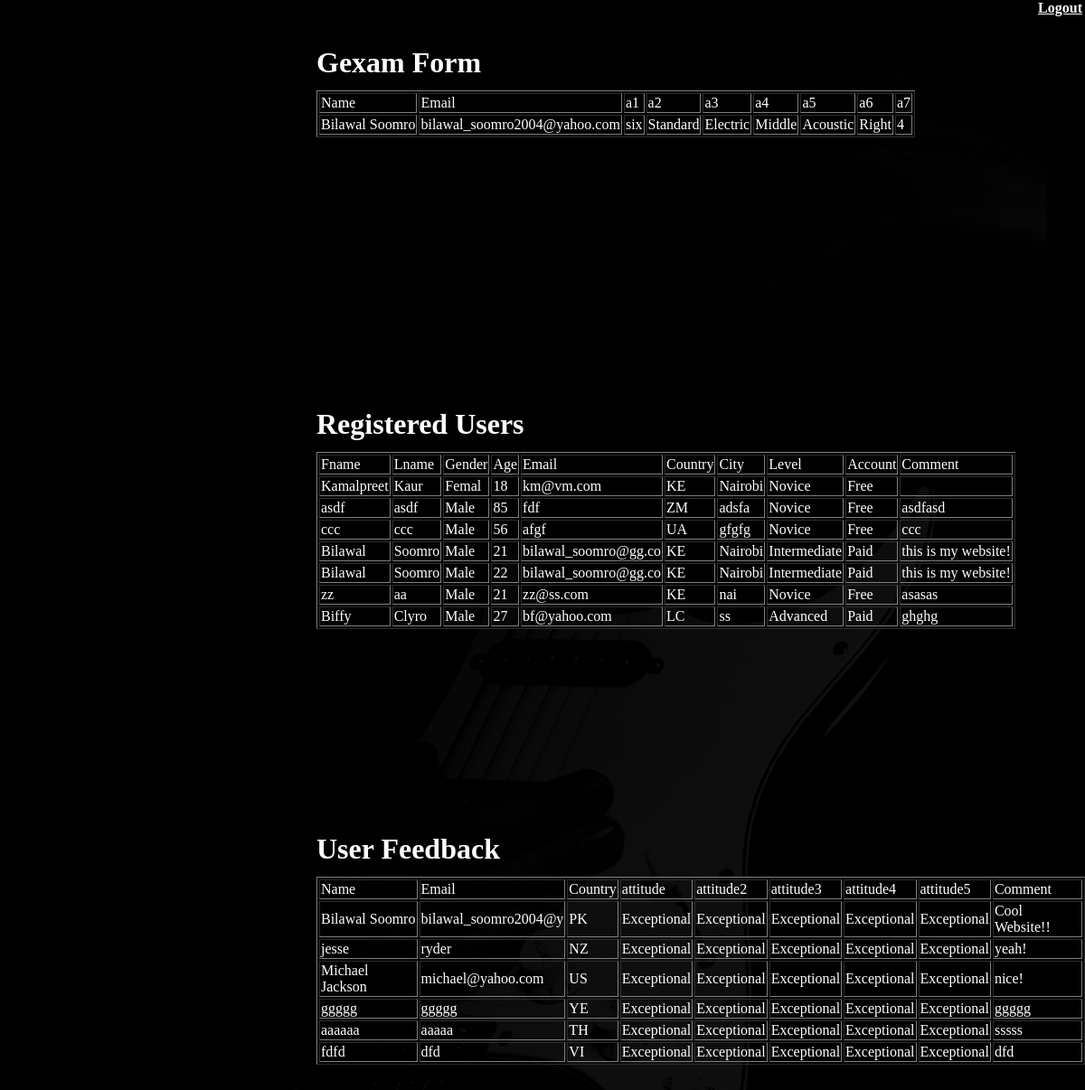
The app's page /records.php with its own data.
### tables this page shows
CREATE TABLE IF NOT EXISTS `exam` (
  `Name` varchar(20) NOT NULL,
  `Email` varchar(30) NOT NULL,
  `a1` varchar(20) NOT NULL,
  `a2` varchar(20) NOT NULL,
  `a3` varchar(20) NOT NULL,
  `a4` varchar(20) NOT NULL,
  `a5` varchar(20) NOT NULL,
  `a6` varchar(20) NOT NULL,
  `a7` varchar(20) NOT NULL
);

CREATE TABLE IF NOT EXISTS `feedback` (
  `Name` varchar(20) NOT NULL,
  `Email` varchar(20) NOT NULL,
  `Country` varchar(20) NOT NULL,
  `attitude` varchar(20) NOT NULL,
  `attitude2` varchar(20) NOT NULL,
  `attitude3` varchar(20) NOT NULL,
  `attitude4` varchar(20) NOT NULL,
  `attitude5` varchar(20) NOT NULL,
  `Comment` varchar(500) NOT NULL
);

CREATE TABLE IF NOT EXISTS `registration` (
  `Fname` varchar(20) NOT NULL,
  `Lname` varchar(20) NOT NULL,
  `Gender` varchar(5) NOT NULL,
  `Age` varchar(5) NOT NULL,
  `Email` varchar(20) NOT NULL,
  `Country` varchar(20) NOT NULL,
  `City` varchar(20) NOT NULL,
  `Level` varchar(20) NOT NULL,
  `Account` varchar(20) NOT NULL,
  `Comment` varchar(150) DEFAULT NULL
);

### records.php (the view, shortened to what this page needs)
<?php
$maxRows_Recordset1 = 10;
$pageNum_Recordset1 = 0;
$startRow_Recordset1 = $pageNum_Recordset1 * $maxRows_Recordset1;
$query_Recordset1 = "SELECT * FROM exam";
$query_limit_Recordset1 = sprintf("%s LIMIT %d, %d", $query_Recordset1, $startRow_Recordset1, $maxRows_Recordset1);
$Recordset1 = mysql_query($query_limit_Recordset1, $Guitargasm) or die(mysql_error());
$row_Recordset1 = mysql_fetch_assoc($Recordset1);
$maxRows_Recordset2 = 10;
$pageNum_Recordset2 = 0;
$startRow_Recordset2 = $pageNum_Recordset2 * $maxRows_Recordset2;
$query_Recordset2 = "SELECT * FROM registration";
$query_limit_Recordset2 = sprintf("%s LIMIT %d, %d", $query_Recordset2, $startRow_Recordset2, $maxRows_Recordset2);
$Recordset2 = mysql_query($query_limit_Recordset2, $Guitargasm) or die(mysql_error());
$row_Recordset2 = mysql_fetch_assoc($Recordset2);
$maxRows_Recordset3 = 10;
$pageNum_Recordset3 = 0;
$startRow_Recordset3 = $pageNum_Recordset3 * $maxRows_Recordset3;
$query_Recordset3 = "SELECT * FROM feedback";
$query_limit_Recordset3 = sprintf("%s LIMIT %d, %d", $query_Recordset3, $startRow_Recordset3, $maxRows_Recordset3);
$Recordset3 = mysql_query($query_limit_Recordset3, $Guitargasm) or die(mysql_error());
$row_Recordset3 = mysql_fetch_assoc($Recordset3);
?><!DOCTYPE html PUBLIC "-//W3C//DTD XHTML 1.0 Transitional//EN" "http://www.w3.org/TR/xhtml1/DTD/xhtml1-transitional.dtd">
<html xmlns="http://www.w3.org/1999/xhtml">
<head>
<link rel ="stylesheet" type="text/css" href="Styles.css"/>
</head>
<body>
<div id="table">
<table border="1">
  <tr>
    <td>Name</td>
    <td>Email</td>
    <td>a1</td>
    <td>a2</td>
    <td>a3</td>
    <td>a4</td>
    <td>a5</td>
    <td>a6</td>
    <td>a7</td>
  </tr>
  <?php do { ?>
    <tr>
      <td><?php echo $row_Recordset1['Name']; ?></td>
      <td><?php echo $row_Recordset1['Email']; ?></td>
      <td><?php echo $row_Recordset1['a1']; ?></td>
      <td><?php echo $row_Recordset1['a2']; ?></td>
      <td><?php echo $row_Recordset1['a3']; ?></td>
      <td><?php echo $row_Recordset1['a4']; ?></td>
      <td><?php echo $row_Recordset1['a5']; ?></td>
      <td><?php echo $row_Recordset1['a6']; ?></td>
      <td><?php echo $row_Recordset1['a7']; ?></td>
    </tr>
    <?php } while ($row_Recordset1 = mysql_fetch_assoc($Recordset1)); ?>
</table>
</div>
<div id ="gexam">
<h1>Gexam Form</h1>
</div>
<div id ="users">
<h1>Registered Users</h1>
</div>
<div id ="feedback">
<h1>User Feedback</h1>
</div>
<div id ="logout">
<b><a href="admin.php">Logout</a></b>
</div>
<p>&nbsp;</p>
<p>&nbsp;</p>
<p>&nbsp;</p>
<p>&nbsp;</p>
<p>&nbsp;</p>
<p>&nbsp;</p>
<p>&nbsp;</p>
<p>&nbsp;</p>
<p>&nbsp;</p>
<p>&nbsp;</p>
<p>&nbsp;</p>
<p>&nbsp;</p>
<p>&nbsp;</p>
<p>&nbsp;</p>
<p>&nbsp;</p>
<p>&nbsp;</p>
<p>&nbsp;</p>
<p>&nbsp;</p>
<p>&nbsp;</p>
<p>&nbsp;</p>
<p>&nbsp;</p>
<p>&nbsp;</p>
<p>&nbsp;</p>
<p>&nbsp;</p>
<p>&nbsp;</p>
<p>&nbsp;</p>
<p>&nbsp;</p>
<p>&nbsp;</p>
<p>&nbsp;</p>
<p>&nbsp;</p>
<p>&nbsp;</p>
<p>&nbsp;</p>
<p>&nbsp;</p>
<p>&nbsp;</p>
<p>&nbsp;</p>
<div id="table3">
  <table border="1">
    <tr>
      <td>Name</td>
      <td>Email</td>
      <td>Country</td>
      <td>attitude</td>
      <td>attitude2</td>
      <td>attitude3</td>
      <td>attitude4</td>
      <td>attitude5</td>
      <td>Comment</td>
    </tr>
    <?php do { ?>
      <tr>
        <td><?php echo $row_Recordset3['Name']; ?></td>
        <td><?php echo $row_Recordset3['Email']; ?></td>
        <td><?php echo $row_Recordset3['Country']; ?></td>
        <td><?php echo $row_Recordset3['attitude']; ?></td>
        <td><?php echo $row_Recordset3['attitude2']; ?></td>
        <td><?php echo $row_Recordset3['attitude3']; ?></td>
        <td><?php echo $row_Recordset3['attitude4']; ?></td>
        <td><?php echo $row_Recordset3['attitude5']; ?></td>
        <td><?php echo $row_Recordset3['Comment']; ?></td>
      </tr>
      <?php } while ($row_Recordset3 = mysql_fetch_assoc($Recordset3)); ?>
  </table>
</div>
<div id="table2">
  <table border="1">
    <tr>
      <td>Fname</td>
      <td>Lname</td>
      <td>Gender</td>
      <td>Age</td>
      <td>Email</td>
      <td>Country</td>
      <td>City</td>
      <td>Level</td>
      <td>Account</td>
      <td>Comment</td>
    </tr>
    <?php do { ?>
      <tr>
        <td><?php echo $row_Recordset2['Fname']; ?></td>
        <td><?php echo $row_Recordset2['Lname']; ?></td>
        <td><?php echo $row_Recordset2['Gender']; ?></td>
        <td><?php echo $row_Recordset2['Age']; ?></td>
        <td><?php echo $row_Recordset2['Email']; ?></td>
        <td><?php echo $row_Recordset2['Country']; ?></td>
        <td><?php echo $row_Recordset2['City']; ?></td>
        <td><?php echo $row_Recordset2['Level']; ?></td>
        <td><?php echo $row_Recordset2['Account']; ?></td>
        <td><?php echo $row_Recordset2['Comment']; ?></td>
      </tr>
      <?php } while ($row_Recordset2 = mysql_fetch_assoc($Recordset2)); ?>
  </table>
</div>
</body>
</html>

### Styles.css (style rules this page uses)
body,td,th { color: #FFFFFF; }
body { background-image: url(images/bg7.jpg); background-repeat: no-repeat; background-color: #000000; }
a:link { color: #FFFFFF; }

### records.php (style rules this page uses)
#gexam { position:absolute; top:30px; left:350px; }
#table2 { position:absolute; left:350px; top:500px; }
#users { position:absolute; top:430px; left:350px; }
#table3 { position:absolute; left:350px; top:970px; }
#feedback { position:absolute; top:900px; left:350px; }
#logout { position:absolute; right:3px; top:0px; }

### records on screen
exam: Name "Bilawal Soomro", Email "bilawal_soomro2004@yahoo.com", a1 "six", a2 "Standard", a3 "Electric", a4 "Middle", a5 "Acoustic", a6 "Right", a7 "4"
feedback: Name "Bilawal Soomro", Email "bilawal_soomro2004@y", Country "PK", attitude "Exceptional", attitude2 "Exceptional", attitude3 "Exceptional", attitude4 "Exceptional", attitude5 "Exceptional", Comment "Cool Website!!"
feedback: Name "jesse", Email "ryder", Country "NZ", attitude "Exceptional", attitude2 "Exceptional", attitude3 "Exceptional", attitude4 "Exceptional", attitude5 "Exceptional", Comment "yeah!"
feedback: Name "Michael Jackson", Email "michael@yahoo.com", Country "US", attitude "Exceptional", attitude2 "Exceptional", attitude3 "Exceptional", attitude4 "Exceptional", attitude5 "Exceptional", Comment "nice!"
feedback: Name "ggggg", Email "ggggg", Country "YE", attitude "Exceptional", attitude2 "Exceptional", attitude3 "Exceptional", attitude4 "Exceptional", attitude5 "Exceptional", Comment "ggggg"
feedback: Name "aaaaaa", Email "aaaaa", Country "TH", attitude "Exceptional", attitude2 "Exceptional", attitude3 "Exceptional", attitude4 "Exceptional", attitude5 "Exceptional", Comment "sssss"
feedback: Name "fdfd", Email "dfd", Country "VI", attitude "Exceptional", attitude2 "Exceptional", attitude3 "Exceptional", attitude4 "Exceptional", attitude5 "Exceptional", Comment "dfd"
registration: Fname "Kamalpreet", Lname "Kaur", Gender "Femal", Age "18", Email "km@vm.com", Country "KE", City "Nairobi", Level "Novice", Account "Free"
registration: Fname "asdf", Lname "asdf", Gender "Male", Age "85", Email "fdf", Country "ZM", City "adsfa", Level "Novice", Account "Free", Comment "asdfasd"
registration: Fname "ccc", Lname "ccc", Gender "Male", Age "56", Email "afgf", Country "UA", City "gfgfg", Level "Novice", Account "Free", Comment "ccc"
registration: Fname "Bilawal", Lname "Soomro", Gender "Male", Age "21", Email "bilawal_soomro@gg.co", Country "KE", City "Nairobi", Level "Intermediate", Account "Paid", Comment "this is my website!"
registration: Fname "Bilawal", Lname "Soomro", Gender "Male", Age "22", Email "bilawal_soomro@gg.co", Country "KE", City "Nairobi", Level "Intermediate", Account "Paid", Comment "this is my website!"
registration: Fname "zz", Lname "aa", Gender "Male", Age "21", Email "zz@ss.com", Country "KE", City "nai", Level "Novice", Account "Free", Comment "asasas"
registration: Fname "Biffy", Lname "Clyro", Gender "Male", Age "27", Email "bf@yahoo.com", Country "LC", City "ss", Level "Advanced", Account "Paid", Comment "ghghg"
